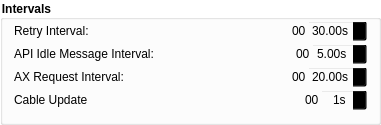
                       <widget class="QGroupBox" name="IntervalGroup">
                        <property name="geometry">
                         <rect>
                          <x>0</x>
                          <y>310</y>
                          <width>381</width>
                          <height>121</height>
                         </rect>
                        </property>
                        <property name="font">
                         <font>
                          <weight>75</weight>
                          <bold>true</bold>
                         </font>
                        </property>
                        <property name="styleSheet">
                         <string notr="true">background-color: rgba(255, 255, 255, 100);
border-color: rgb(255, 255, 255);</string>
                        </property>
                        <property name="title">
                         <string>Intervals</string>
                        </property>
                        <property name="flat">
                         <bool>true</bool>
                        </property>
                        <layout class="QVBoxLayout" name="verticalLayout_5">
                         <property name="spacing">
                          <number>1</number>
                         </property>
                         <property name="topMargin">
                          <number>0</number>
                         </property>
                         <item>
                          <layout class="QHBoxLayout" name="horizontalLayout_6">
                           <property name="spacing">
                            <number>1</number>
                           </property>
                           <item>
                            <widget class="QLabel" name="label">
                             <property name="toolTip">
                              <string>&lt;html&gt;&lt;head/&gt;&lt;body&gt;&lt;p&gt;This variable controls the interval between individual attempts at connection to API and PLC servers.&lt;/p&gt;&lt;/body&gt;&lt;/html&gt;</string>
                             </property>
                             <property name="styleSheet">
                              <string notr="true">background-color:transparent</string>
                             </property>
                             <property name="text">
                              <string>Retry Interval:</string>
                             </property>
                            </widget>
                           </item>
                           <item>
                            <spacer name="horizontalSpacer_19">
                             <property name="orientation">
                              <enum>Qt::Horizontal</enum>
                             </property>
                             <property name="sizeHint" stdset="0">
                              <size>
                               <width>40</width>
                               <height>20</height>
                              </size>
                             </property>
                            </spacer>
                           </item>
                           <item>
                            <widget class="QLabel" name="auto_label_4">
                             <property name="toolTip">
                              <string>&lt;html&gt;&lt;head/&gt;&lt;body&gt;&lt;p&gt;This variable shows in how long does MasterAPP executes GetCables.&lt;/p&gt;&lt;p&gt;&lt;br/&gt;&lt;/p&gt;&lt;p&gt;First execution always synchronizes to a minute.&lt;/p&gt;&lt;/body&gt;&lt;/html&gt;</string>
                             </property>
                             <property name="styleSheet">
                              <string notr="true">background-color:transparent</string>
                             </property>
                             <property name="text">
                              <string>00</string>
                             </property>
                            </widget>
                           </item>
                           <item>
                            <widget class="QDoubleSpinBox" name="ri_doubleSpinBox">
                             <property name="maximumSize">
                              <size>
                               <width>60</width>
                               <height>16777215</height>
                              </size>
                             </property>
                             <property name="styleSheet">
                              <string notr="true">background-color:transparent</string>
                             </property>
                             <property name="alignment">
                              <set>Qt::AlignRight|Qt::AlignTrailing|Qt::AlignVCenter</set>
                             </property>
                             <property name="suffix">
                              <string>s</string>
                             </property>
                             <property name="minimum">
                              <double>0.000000000000000</double>
                             </property>
                             <property name="maximum">
                              <double>60.000000000000000</double>
                             </property>
                             <property name="singleStep">
                              <double>5.000000000000000</double>
                             </property>
                             <property name="value">
                              <double>30.000000000000000</double>
                             </property>
                            </widget>
                           </item>
                          </layout>
                         </item>
                         <item>
                          <layout class="QHBoxLayout" name="horizontalLayout_8">
                           <property name="spacing">
                            <number>1</number>
                           </property>
                           <item>
                            <widget class="QLabel" name="label_6">
                             <property name="toolTip">
                              <string>&lt;html&gt;&lt;head/&gt;&lt;body&gt;&lt;p&gt;This variable controls the interval between Idle messages to API.&lt;/p&gt;&lt;p&gt;MasterAPP periodically sends a http GET request on which API responds in case of an update.&lt;/p&gt;&lt;/body&gt;&lt;/html&gt;</string>
                             </property>
                             <property name="styleSheet">
                              <string notr="true">background-color:transparent</string>
                             </property>
                             <property name="text">
                              <string>API Idle Message Interval:</string>
                             </property>
                            </widget>
                           </item>
                           <item>
                            <spacer name="horizontalSpacer_21">
                             <property name="orientation">
                              <enum>Qt::Horizontal</enum>
                             </property>
                             <property name="sizeHint" stdset="0">
                              <size>
                               <width>40</width>
                               <height>20</height>
                              </size>
                             </property>
                            </spacer>
                           </item>
                           <item>
                            <widget class="QLabel" name="auto_label_3">
                             <property name="toolTip">
                              <string>&lt;html&gt;&lt;head/&gt;&lt;body&gt;&lt;p&gt;This variable shows in how long does MasterAPP executes GetCables.&lt;/p&gt;&lt;p&gt;&lt;br/&gt;&lt;/p&gt;&lt;p&gt;First execution always synchronizes to a minute.&lt;/p&gt;&lt;/body&gt;&lt;/html&gt;</string>
                             </property>
                             <property name="styleSheet">
                              <string notr="true">background-color:transparent</string>
                             </property>
                             <property name="text">
                              <string>00</string>
                             </property>
                            </widget>
                           </item>
                           <item>
                            <widget class="QDoubleSpinBox" name="aui_doubleSpinBox">
                             <property name="minimumSize">
                              <size>
                               <width>0</width>
                               <height>0</height>
                              </size>
                             </property>
                             <property name="maximumSize">
                              <size>
                               <width>56</width>
                               <height>16777215</height>
                              </size>
                             </property>
                             <property name="toolTip">
                              <string>&lt;html&gt;&lt;head/&gt;&lt;body&gt;&lt;p&gt;The interval between attempts at communicating with API and PLC servers. If fails once, connection is lost.&lt;/p&gt;&lt;/body&gt;&lt;/html&gt;</string>
                             </property>
                             <property name="styleSheet">
                              <string notr="true">background-color:transparent</string>
                             </property>
                             <property name="alignment">
                              <set>Qt::AlignRight|Qt::AlignTrailing|Qt::AlignVCenter</set>
                             </property>
                             <property name="suffix">
                              <string>s</string>
                             </property>
                             <property name="decimals">
                              <number>2</number>
                             </property>
                             <property name="minimum">
                              <double>0.000000000000000</double>
                             </property>
                             <property name="maximum">
                              <double>120.000000000000000</double>
                             </property>
                             <property name="singleStep">
                              <double>1.000000000000000</double>
                             </property>
                             <property name="value">
                              <double>5.000000000000000</double>
                             </property>
                            </widget>
                           </item>
                          </layout>
                         </item>
                         <item>
                          <layout class="QHBoxLayout" name="horizontalLayout_13">
                           <property name="spacing">
                            <number>1</number>
                           </property>
                           <item>
                            <widget class="QLabel" name="label_14">
                             <property name="toolTip">
                              <string>&lt;html&gt;&lt;head/&gt;&lt;body&gt;&lt;p&gt;This variable controls the interval between keepAlive messages from AX-DOOR.&lt;/p&gt;&lt;p&gt;&lt;br/&gt;&lt;/p&gt;&lt;p&gt;! Will take effect after a first keepAlive message&lt;/p&gt;&lt;/body&gt;&lt;/html&gt;</string>
                             </property>
                             <property name="styleSheet">
                              <string notr="true">background-color:transparent</string>
                             </property>
                             <property name="text">
                              <string>AX Request Interval:</string>
                             </property>
                            </widget>
                           </item>
                           <item>
                            <spacer name="horizontalSpacer_22">
                             <property name="orientation">
                              <enum>Qt::Horizontal</enum>
                             </property>
                             <property name="sizeHint" stdset="0">
                              <size>
                               <width>40</width>
                               <height>20</height>
                              </size>
                             </property>
                            </spacer>
                           </item>
                           <item>
                            <widget class="QLabel" name="auto_label_2">
                             <property name="toolTip">
                              <string>&lt;html&gt;&lt;head/&gt;&lt;body&gt;&lt;p&gt;This variable shows in how long does MasterAPP executes GetCables.&lt;/p&gt;&lt;p&gt;&lt;br/&gt;&lt;/p&gt;&lt;p&gt;First execution always synchronizes to a minute.&lt;/p&gt;&lt;/body&gt;&lt;/html&gt;</string>
                             </property>
                             <property name="styleSheet">
                              <string notr="true">background-color:transparent</string>
                             </property>
                             <property name="text">
                              <string>00</string>
                             </property>
                            </widget>
                           </item>
                           <item>
                            <widget class="QDoubleSpinBox" name="ax_doubleSpinBox">
                             <property name="maximumSize">
                              <size>
                               <width>60</width>
                               <height>16777215</height>
                              </size>
                             </property>
                             <property name="toolTip">
                              <string>&lt;html&gt;&lt;head/&gt;&lt;body&gt;&lt;p&gt;The interval between attempts at communicating with API and PLC servers. If fails once, connection is lost.&lt;/p&gt;&lt;/body&gt;&lt;/html&gt;</string>
                             </property>
                             <property name="styleSheet">
                              <string notr="true">background-color:transparent</string>
                             </property>
                             <property name="alignment">
                              <set>Qt::AlignRight|Qt::AlignTrailing|Qt::AlignVCenter</set>
                             </property>
                             <property name="suffix">
                              <string>s</string>
                             </property>
                             <property name="decimals">
                              <number>2</number>
                             </property>
                             <property name="minimum">
                              <double>1.000000000000000</double>
                             </property>
                             <property name="maximum">
                              <double>60.000000000000000</double>
                             </property>
                             <property name="singleStep">
                              <double>1.000000000000000</double>
                             </property>
                             <property name="value">
                              <double>20.000000000000000</double>
                             </property>
                            </widget>
                           </item>
                          </layout>
                         </item>
                         <item>
                          <layout class="QHBoxLayout" name="horizontalLayout_20">
                           <property name="spacing">
                            <number>1</number>
                           </property>
                           <item>
                            <widget class="QLabel" name="label_22">
                             <property name="toolTip">
                              <string>&lt;html&gt;&lt;head/&gt;&lt;body&gt;&lt;p&gt;This variable controls the interval between updating Cable information from both API and PLC.&lt;/p&gt;&lt;p&gt;MasterAPP periodically sends a request on which API responds with Rider information, then sends the same for PLC which responds with Cable information&lt;/p&gt;&lt;/body&gt;&lt;/html&gt;</string>
                             </property>
                             <property name="styleSheet">
                              <string notr="true">background-color:transparent</string>
                             </property>
                             <property name="text">
                              <string>Cable Update</string>
                             </property>
                            </widget>
                           </item>
                           <item>
                            <spacer name="horizontalSpacer_27">
                             <property name="orientation">
                              <enum>Qt::Horizontal</enum>
                             </property>
                             <property name="sizeHint" stdset="0">
                              <size>
                               <width>40</width>
                               <height>20</height>
                              </size>
                             </property>
                            </spacer>
                           </item>
                           <item>
                            <widget class="QLabel" name="auto_label_1">
                             <property name="toolTip">
                              <string>&lt;html&gt;&lt;head/&gt;&lt;body&gt;&lt;p&gt;This variable shows in how long does MasterAPP executes GetCables.&lt;/p&gt;&lt;p&gt;&lt;br/&gt;&lt;/p&gt;&lt;p&gt;First execution always synchronizes to a minute.&lt;/p&gt;&lt;/body&gt;&lt;/html&gt;</string>
                             </property>
                             <property name="styleSheet">
                              <string notr="true">background-color:transparent</string>
                             </property>
                             <property name="text">
                              <string>00</string>
                             </property>
                            </widget>
                           </item>
                           <item>
                            <widget class="QDoubleSpinBox" name="auto_doubleSpinBox">
                             <property name="minimumSize">
                              <size>
                               <width>0</width>
                               <height>0</height>
                              </size>
                             </property>
                             <property name="maximumSize">
                              <size>
                               <width>60</width>
                               <height>16777215</height>
                              </size>
                             </property>
                             <property name="toolTip">
                              <string>&lt;html&gt;&lt;head/&gt;&lt;body&gt;&lt;p&gt;The interval between attempts at updating the cable information.&lt;/p&gt;&lt;p&gt;&lt;br/&gt;&lt;/p&gt;&lt;p&gt;If fails once, connection is lost.&lt;/p&gt;&lt;/body&gt;&lt;/html&gt;</string>
                             </property>
                             <property name="styleSheet">
                              <string notr="true">background-color:transparent</string>
                             </property>
                             <property name="alignment">
                              <set>Qt::AlignRight|Qt::AlignTrailing|Qt::AlignVCenter</set>
                             </property>
                             <property name="suffix">
                              <string>s</string>
                             </property>
                             <property name="decimals">
                              <number>0</number>
                             </property>
                             <property name="minimum">
                              <double>0.000000000000000</double>
                             </property>
                             <property name="maximum">
                              <double>60.000000000000000</double>
                             </property>
                             <property name="singleStep">
                              <double>1.000000000000000</double>
                             </property>
                             <property name="value">
                              <double>1.000000000000000</double>
                             </property>
                            </widget>
                           </item>
                          </layout>
                         </item>
                        </layout>
                       </widget>
